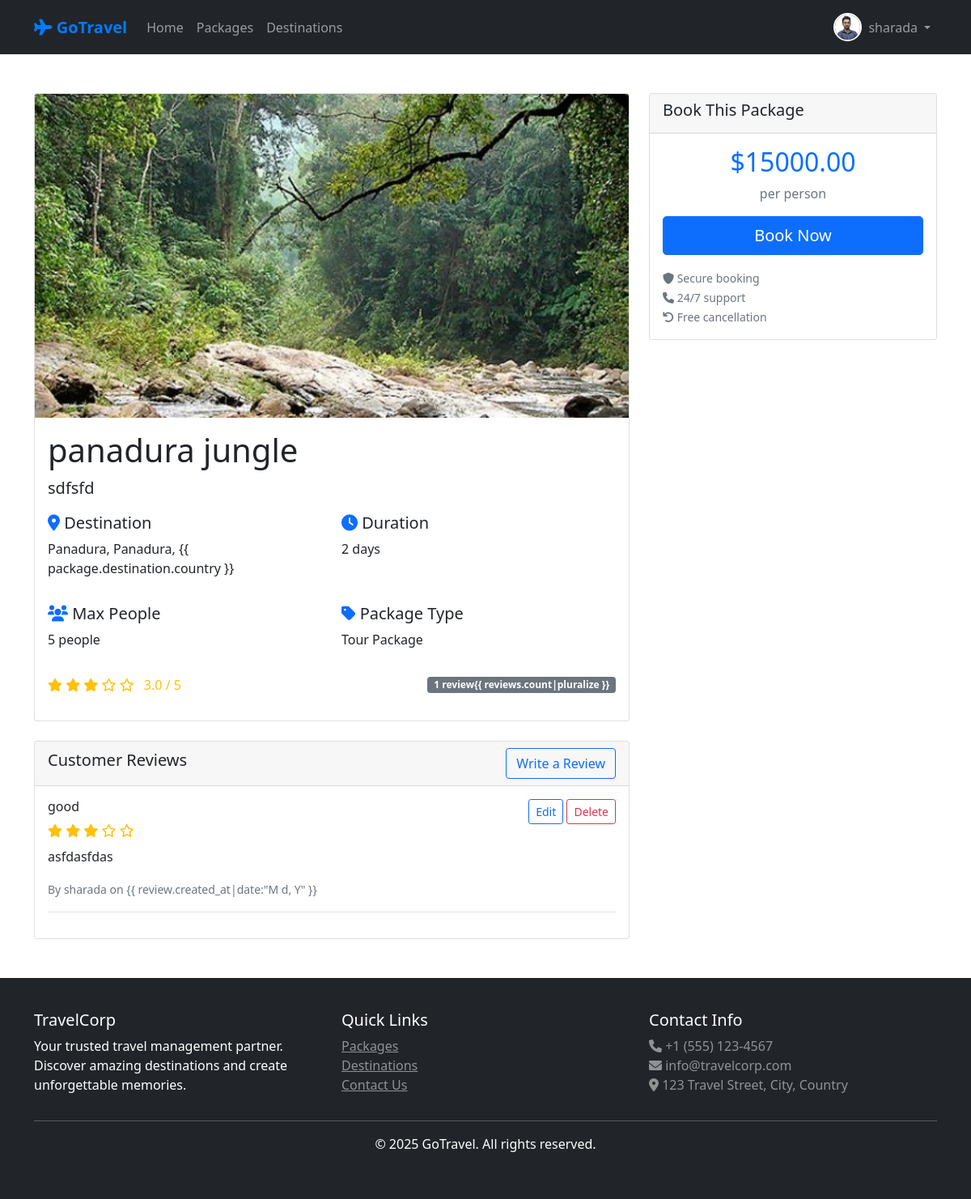
The page /packages/2/ (signed in) on the database its author committed.
### travel/models.py (models this page shows, shortened)
class UserProfile(models.Model):
    USER_ROLES = [
        ('admin', 'Admin'),
        ('agent', 'Agent'),
        ('customer', 'Customer'),
    ]
    user = models.OneToOneField(User, on_delete=models.CASCADE, unique=True)
    role = models.CharField(max_length=10, choices=USER_ROLES, default='customer')
    phone = models.CharField(max_length=15, blank=True)
    address = models.TextField(blank=True)
    profile_picture = models.ImageField(upload_to='profiles/', blank=True, null=True)
    created_at = models.DateTimeField(auto_now_add=True)
    class Meta:
        verbose_name = "User Profile"
        verbose_name_plural = "User Profiles"

class Package(models.Model):
    PACKAGE_TYPES = [
        ('tour', 'Tour Package'),
        ('hotel', 'Hotel Package'),
        ('transport', 'Transport Package'),
        ('combo', 'Combo Package'),
    ]
    name = models.CharField(max_length=200)
    destination = models.ForeignKey(Destination, on_delete=models.CASCADE)
    package_type = models.CharField(max_length=20, choices=PACKAGE_TYPES)
    description = models.TextField()
    price = models.DecimalField(max_digits=10, decimal_places=2)
    duration_days = models.IntegerField()
    max_people = models.IntegerField()
    includes = models.TextField(help_text="What's included in the package")
    excludes = models.TextField(help_text="What's not included")
    image = models.ImageField(upload_to='packages/')
    is_active = models.BooleanField(default=True)
    is_featured = models.BooleanField(default=False, help_text="Mark as featured package")
    created_by = models.ForeignKey(User, on_delete=models.CASCADE)
    created_at = models.DateTimeField(auto_now_add=True)
    updated_at = models.DateTimeField(auto_now=True)
    def average_rating(self):
        reviews = self.review_set.all()
        if reviews:
            return sum([review.rating for review in reviews]) / len(reviews)
        return 0

class Destination(models.Model):
    name = models.CharField(max_length=200)
    country = models.CharField(max_length=100)
    city = models.CharField(max_length=100)
    description = models.TextField()
    image = models.ImageField(upload_to='destinations/')
    is_active = models.BooleanField(default=True)
    is_popular = models.BooleanField(default=False, help_text="Mark as popular destination")
    created_at = models.DateTimeField(auto_now_add=True)

class Review(models.Model):
    user = models.ForeignKey(User, on_delete=models.CASCADE)
    package = models.ForeignKey(Package, on_delete=models.CASCADE)
    rating = models.IntegerField(validators=[MinValueValidator(1), MaxValueValidator(5)])
    title = models.CharField(max_length=200)
    comment = models.TextField()
    created_at = models.DateTimeField(auto_now_add=True)
    class Meta:
        unique_together = ['user', 'package']

### travel/views.py (the view)
# urls.py: path('packages/<int:package_id>/', views.package_detail, name='package_detail'),
def package_detail(request, package_id):
    try:
        package = get_object_or_404(Package, id=package_id, is_active=True)
        reviews = Review.objects.filter(package=package).order_by('-created_at')
    except:
        package = None
        reviews = []
    template = loader.get_template('travel/package_detail.html')
    context = {
        'package': package,
        'reviews': reviews,
    }
    return HttpResponse(template.render(context, request))

### travel/context_processors.py (called while the page is built)
def user_profile(request):
    if request.user.is_authenticated:
        try:
            profile, created = UserProfile.objects.get_or_create(user=request.user)
            return {'user_profile': profile}
        except:
            return {'user_profile': None}
    return {'user_profile': None}

### travel/templates/travel/package_detail.html (shortened to what this page needs)
{% extends 'travel/base.html' %}
{% block content %}
<div class="container my-5">
    <div class="row">
        <div class="col-md-8">
            <div class="card">
                {% if package.image %}
                <img src="{{ package.image.url }}" class="card-img-top" alt="{{ package.name }}"
                    style="height: 400px; object-fit: cover;">
                {% else %}
                <div class="card-img-top bg-light d-flex align-items-center justify-content-center"
                    style="height: 400px;">
                    <i class="fas fa-image fa-3x text-muted"></i>
                </div>
                {% endif %}
                <div class="card-body">
                    <h1 class="card-title">{{ package.name }}</h1>
                    <p class="lead">{{ package.description }}</p>
                    <div class="row mb-3">
                        <div class="col-md-6">
                            <h5><i class="fas fa-map-marker-alt text-primary"></i> Destination</h5>
                            <p>{{ package.destination.name }}, {{ package.destination.city }}, {{
                                package.destination.country }}</p>
                        </div>
                        <div class="col-md-6">
                            <h5><i class="fas fa-clock text-primary"></i> Duration</h5>
                            <p>{{ package.duration_days }} days</p>
                        </div>
                    </div>
                    <div class="row mb-3">
                        <div class="col-md-6">
                            <h5><i class="fas fa-users text-primary"></i> Max People</h5>
                            <p>{{ package.max_people }} people</p>
                        </div>
                        <div class="col-md-6">
                            <h5><i class="fas fa-tag text-primary"></i> Package Type</h5>
                            <p>{{ package.get_package_type_display }}</p>
                        </div>
                    </div>
                    <div class="mb-3">
                        <div class="d-flex justify-content-between align-items-center">
                            <div class="rating">
                                {% for i in "12345" %}
                                {% if forloop.counter <= package.average_rating %} <i class="fas fa-star text-warning">
                                    </i>
                                    {% else %}
                                    <i class="far fa-star text-warning"></i>
                                    {% endif %}
                                    {% endfor %}
                                    <span class="ms-2">{{ package.average_rating|floatformat:1 }} / 5</span>
                            </div>
                            <span class="badge bg-secondary">{{ reviews.count }} review{{ reviews.count|pluralize
                                }}</span>
                        </div>
                    </div>
                </div>
            </div>
            <div class="card mt-4">
                <div class="card-header">
                    <div class="d-flex justify-content-between align-items-center">
                        <h5>Customer Reviews</h5>
                        {% if user.is_authenticated %}
                        <a href="{% url 'write_review' package.id %}" class="btn btn-outline-primary">Write a Review</a>
                        {% endif %}
                    </div>
                </div>
                <div class="card-body">
                    {% for review in reviews %}
                    <div class="mb-3 pb-3 border-bottom">
                        <div class="d-flex justify-content-between align-items-start">
                            <div>
                                <h6>{{ review.title }}</h6>
                                <div class="rating">
                                    {% for i in "12345" %}
                                    {% if forloop.counter <= review.rating %} <i class="fas fa-star text-warning"></i>
                                        {% else %}
                                        <i class="far fa-star text-warning"></i>
                                        {% endif %}
                                        {% endfor %}
                                </div>
                                <p class="mt-2">{{ review.comment }}</p>
                                <small class="text-muted">By {{ review.user.username }} on {{ review.created_at|date:"M
                                    d, Y" }}</small>
                            </div>
                            {% if user == review.user %}
                            <div>
                                <a href="{% url 'write_review' package.id %}"
                                    class="btn btn-sm btn-outline-primary">Edit</a>
                                <a href="{% url 'delete_review' review.id %}" class="btn btn-sm btn-outline-danger"
                                    onclick="return confirm('Are you sure you want to delete this review?')">Delete</a>
                            </div>
                            {% endif %}
                        </div>
                    </div>
                    {% empty %}
                    <p class="text-muted">No reviews yet. Be the first to review this package!</p>
                    {% endfor %}
                </div>
            </div>
        </div>
        <div class="col-md-4">
            <div class="card sticky-top" style="top: 20px;">
                <div class="card-header">
                    <h5>Book This Package</h5>
                </div>
                <div class="card-body">
                    <div class="text-center mb-3">
                        <h2 class="text-primary">${{ package.price }}</h2>
                        <p class="text-muted">per person</p>
                    </div>
                    {% if user.is_authenticated %}
                    <a href="{% url 'book_package' package.id %}" class="btn btn-primary btn-lg w-100">Book Now</a>
                    {% else %}
                    <div class="alert alert-info">
                        <p>Please <a href="{% url 'login' %}">login</a> to book this package.</p>
                    </div>
                    {% endif %}
                    <div class="mt-3">
                        <small class="text-muted">
                            <i class="fas fa-shield-alt"></i> Secure booking<br>
                            <i class="fas fa-phone"></i> 24/7 support<br>
                            <i class="fas fa-undo"></i> Free cancellation
                        </small>
                    </div>
                </div>
            </div>
        </div>
    </div>
</div>
{% endblock %}

### travel/templates/travel/base.html (shortened to what this page needs)
<!DOCTYPE html>
<html lang="en">
<head>
    <link href="https://cdn.jsdelivr.net/npm/bootstrap@5.1.3/dist/css/bootstrap.min.css" rel="stylesheet">
    <link href="https://cdnjs.cloudflare.com/ajax/libs/font-awesome/6.0.0/css/all.min.css" rel="stylesheet">
</head>
<body>
    <nav class="navbar navbar-expand-lg navbar-dark bg-dark">
        <div class="container">
            <a class="navbar-brand" href="{% url 'home' %}">
                <i class="fas fa-plane"></i> GoTravel
            </a>
            <div class="collapse navbar-collapse" id="navbarNav">
                <ul class="navbar-nav me-auto">
                    <li class="nav-item">
                        <a class="nav-link" href="{% url 'home' %}">Home</a>
                    </li>
                    <li class="nav-item">
                        <a class="nav-link" href="{% url 'package_list' %}">Packages</a>
                    </li>
                    <li class="nav-item">
                        <a class="nav-link" href="{% url 'destinations' %}">Destinations</a>
                    </li>
                </ul>
                <ul class="navbar-nav">
                    {% if user.is_authenticated %}
                    <li class="nav-item dropdown">
                        <a class="nav-link dropdown-toggle user-info" href="#" id="navbarDropdown" role="button"
                            data-bs-toggle="dropdown">
                            {% if user.userprofile.profile_picture %}
                            <img src="{{ user.userprofile.profile_picture.url }}" alt="Profile" class="profile-pic">
                            {% else %}
                            <div class="profile-placeholder">
                                <i class="fas fa-user text-white" style="font-size: 14px;"></i>
                            </div>
                            {% endif %}
                            <span>{{ user.username }}</span>
                        </a>
                    </li>
                    {% endif %}
                </ul>
            </div>
        </div>
    </nav>
    <main>
        {% block content %}
        {% endblock %}
    </main>
    <footer class="bg-dark text-white mt-5">
        <div class="container">
            <div class="row">
                <div class="col-md-4">
                    <h5>TravelCorp</h5>
                    <p>Your trusted travel management partner. Discover amazing destinations and create unforgettable
                        memories.</p>
                </div>
                <div class="col-md-4">
                    <h5>Quick Links</h5>
                    <ul class="list-unstyled">
                        <li><a href="{% url 'package_list' %}" class="text-white-50">Packages</a></li>
                        <li><a href="{% url 'destinations' %}" class="text-white-50">Destinations</a></li>
                        <li><a href="#" class="text-white-50">Contact Us</a></li>
                    </ul>
                </div>
                <div class="col-md-4">
                    <h5>Contact Info</h5>
                    <p class="text-white-50">
                        <i class="fas fa-phone"></i> +1 (555) 123-4567<br>
                        <i class="fas fa-envelope"></i> info@travelcorp.com<br>
                        <i class="fas fa-map-marker-alt"></i> 123 Travel Street, City, Country
                    </p>
                </div>
            </div>
            <hr>
            <div class="text-center">
                <p>&copy; 2025 GoTravel. All rights reserved.</p>
            </div>
        </div>
    </footer>
</body>
</html>

### travel/templates/travel/base.html (style rules this page uses)
.navbar-brand { font-weight: bold; color: #007bff !important; }
.card { transition: transform 0.3s; }
.rating { color: #ffc107; }
footer { background-color: #343a40; color: white; padding: 40px 0; }
.profile-pic { width: 35px; height: 35px; border-radius: 50%; object-fit: cover; border: 2px solid #fff; margin-right: 8px; }
.navbar-nav .dropdown-toggle::after { margin-left: 0.5em; }
.user-info { display: flex; align-items: center; }

### rows shown on the page
Package: image (picture), name "panadura jungle", description "sdfsfd", destination.name "Panadura", destination.city "Panadura", duration_days "2", max_people "5", package_type "Tour Package", average_rating "3.0", price "15000.00"
Review: title "good", comment "asfdasfdas", user.username "sharada", shows "Edit"

### other values the page prints
{{ user.username }} "sharada"
{{ reviews.count }} "1"
